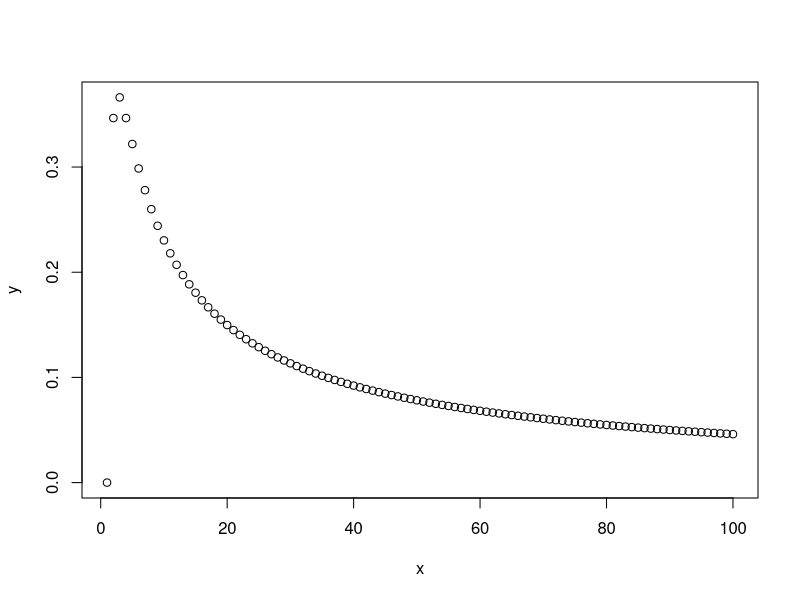

This chart was generated by the following R code:
## ---- chunk 1
x <- 1:100
y <- log(x)/x
plot(x,y)
